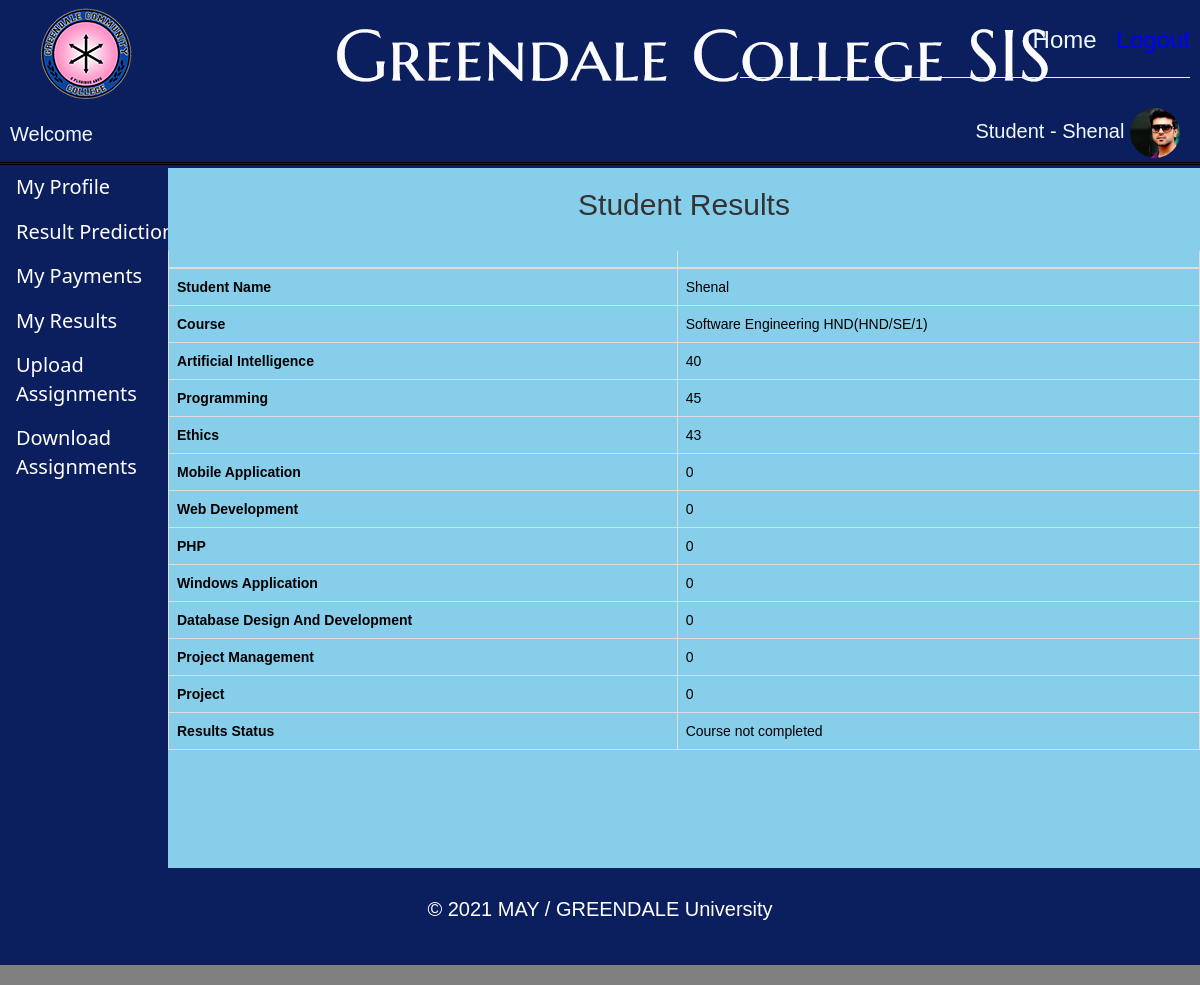
/studentviewresults.php (signed in), run on the app's committed database.
### tables this page shows
CREATE TABLE `students` (
  `student_id` int(255) NOT NULL,
  `batch_id` int(255) NOT NULL,
  `student_fname` varchar(1000) NOT NULL,
  `student_lname` varchar(1000) NOT NULL,
  `email` varchar(1000) NOT NULL,
  `birthday` varchar(1000) NOT NULL,
  `contactnumber` int(255) NOT NULL,
  `password` varchar(1000) NOT NULL,
  `NIC` int(255) NOT NULL,
  `picture` varchar(1000) NOT NULL,
  `parent_name` varchar(1000) NOT NULL
);

CREATE TABLE `course_details` (
  `course_id` int(255) NOT NULL,
  `course_name` varchar(1000) NOT NULL,
  `module_1` varchar(1000) NOT NULL,
  `module_2` varchar(1000) NOT NULL,
  `module_3` varchar(1000) NOT NULL,
  `module_4` varchar(1000) NOT NULL,
  `module_5` varchar(1000) NOT NULL,
  `module_6` varchar(1000) NOT NULL,
  `module_7` varchar(1000) NOT NULL,
  `module_8` varchar(1000) NOT NULL,
  `module_9` varchar(1000) NOT NULL,
  `module_10` varchar(1000) NOT NULL,
  `payment_1` int(255) NOT NULL,
  `payment_2` int(255) NOT NULL,
  `payment_3` int(255) NOT NULL,
  `payment_4` int(255) NOT NULL,
  `payment_5` int(255) NOT NULL
);

CREATE TABLE `student_batches` (
  `batch_id` int(255) NOT NULL,
  `course_id` int(11) DEFAULT NULL,
  `assignment_id` int(11) DEFAULT NULL,
  `batch_code` varchar(1000) NOT NULL,
  `batch_name` varchar(1000) NOT NULL
);

CREATE TABLE `students_results` (
  `studentresult_id` int(255) NOT NULL,
  `batch_id` int(255) NOT NULL,
  `student_id` int(255) NOT NULL,
  `subject1_results` int(11) NOT NULL,
  `subject2_results` int(11) NOT NULL,
  `subject3_results` int(11) NOT NULL,
  `subject4_results` int(255) NOT NULL,
  `subject5_results` int(255) NOT NULL,
  `subject6_results` int(255) NOT NULL,
  `subject7_results` int(255) NOT NULL,
  `subject8_results` int(255) NOT NULL,
  `subject9_results` int(255) NOT NULL,
  `subject10_results` int(255) NOT NULL,
  `final__status` set('Course completed','Course not completed') NOT NULL
);

### studentviewresults.php (the view, shortened to what this page needs)
<!DOCTYPE html>
<html lang="en">
  <head>
    <link href="css/bootstrap.min.css" rel="stylesheet">
	  <link href="css/style.css" rel="stylesheet">
  </head>
  <body style="background-color: grey; margin-top: -20px">
		   <?php
	include "DBconnection.php";
	if(!isset($_SESSION['name']))
	{
		header("location:loginindex.php");
	}
	else
	{
		$id = $_SESSION['id'];
		$result = mysqli_query($conn,"SELECT * FROM students WHERE student_id='" . $id."'");
		$row  = mysqli_fetch_array($result);
		if($row >0)
		{
		$fname =$row['student_fname'];
		$spic =$row['picture'];
		$bid = $_SESSION['bid'];
		$result = mysqli_query($conn,"SELECT * FROM student_batches WHERE batch_id ='" . $bid."'");
		$row  = mysqli_fetch_array($result);
		}
		if($row >0)
		{
		$batch_code =$row['batch_code'];
		$course_id =$row['course_id'];
		$result = mysqli_query($conn,"SELECT * FROM course_details WHERE course_id ='" . $course_id."'");
		$row  = mysqli_fetch_array($result);
		}
		if($row >0)
		{
		 $course_name =$row['course_name'];
		 $module_1 =$row['module_1'];
		 $module_2 =$row['module_2'];
		 $module_3 =$row['module_3'];
		 $module_4 =$row['module_4'];
		 $module_5 =$row['module_5'];
		 $module_6 =$row['module_6'];
		 $module_7 =$row['module_7'];
		 $module_8 =$row['module_8'];
		 $module_9 =$row['module_9'];
		 $module_10 =$row['module_10'];
		$id = $_SESSION['id'];
		$result = mysqli_query($conn,"SELECT * FROM students_results WHERE student_id ='" . $id."'");
		$row  = mysqli_fetch_array($result);
		}
		if($row >0)
		{
		$subjectoneresults =$row['subject1_results'];
		$subjecttworesults =$row['subject2_results'];
		$subjectthreeresults =$row['subject3_results'];
		$subjectfourresults =$row['subject4_results'];
		$subjectfiveresults =$row['subject5_results'];
		$subjectsixresults =$row['subject6_results'];
		$subjectsevenresults =$row['subject7_results'];
		$subjecteightresults =$row['subject8_results'];
		$subjectnineresults =$row['subject9_results'];
		$subjecttenresults =$row['subject10_results'];
		$status =$row['final__status'];
		}
	}
	  ?>
	  <div class="div_content_admin">
    <div class="header_admin">
<div style="margin-right:10px;vertical-align:bottom;">
    <table align="right" width="450">
        <tr><td>
        <div align="right" style="font-size:24px;padding-top:23px; ">
                 <a href="studentindex.php" style="color: aliceblue">Home</a> &nbsp;
                <a href="userLogout.php" style="color:blue">Logout</a>
			<hr>
			   <div align="right" style="font-size:20px; padding: 10px; color: aliceblue">
         Student - <?php echo $fname;?>
				   				    <img class="img-rounded" style="border-radius: 50%" width="50px" height="50px" src="studentImage/<?php echo $spic;?>">
        </div>
        </td></tr>
   </table>
</div>
	  </div>
		   <div class="div_header_title_admin">
     <div align="left" style="font-size:20px; padding: 10px; color: aliceblue">
         Welcome
            </div>
		</div>
		  <div class="mainframe"  style="background-color:#0b1f5f">
		  <div class="section1_admin" >
    		       <ul>
    		      <li><div><a href="studentmyprofile.php">My Profile</a></div></li>
			 	  <li><div><a href="studentresultsprediction.php"> Result Predictions</a></div></li>
			      <li><div><a href="studentviewpayments.php">My Payments</a></div></li>
			      <li><div><a href="studentviewresults.php">My Results</a></div></li>
			      <li><div><a href="studentuploadassignments.php">Upload Assignments</a></div></li>
			      <li><div><a href="studentdownloadassignments.php">Download Assignments</a></div></li>
			  </ul>
</div>
		  <div class="section2_admin" align="center">
<h2 align="center">Student Results</h2>
<table class="table table-bordered" align="center"  style="margin-top: -140px; color: black; font-size: 14px; border:10px ">
  <thead>
    <tr>
      <th scope="col"></th>
      <th scope="col"></th>
    </tr>
  </thead>
  <tbody>
    <tr>
      <th scope="row">Student Name</th>
      <td><?php echo $_SESSION['name'];?></td>
    </tr>
    <tr>
      <th scope="row">Course</th>
      <td><?php echo $course_name; ?>(<?php echo $batch_code; ?>)</td>
    </tr>
    <tr>
       <th scope="row"><?php echo $module_1 ; ?></th>
      <td><?php echo $subjectoneresults ; ?></td>
    </tr>
	      <tr>
      <th scope="row"><?php echo $module_2 ; ?></th>
      <td ><?php echo $subjecttworesults ; ?></td>
      <br>
    </tr>
	   <tr>
       <th scope="row"><?php echo $module_3 ; ?></th>
      <td ><?php echo $subjectthreeresults ; ?></td>
      <br>
    </tr>
	  <tr>
       <th scope="row"><?php echo $module_4 ; ?></th>
      <td> <?php echo $subjectfourresults ; ?></td>
    </tr>
	      <tr>
      <th scope="row"><?php echo $module_5 ; ?></th>
      <td ><?php echo $subjectfiveresults ; ?> </td>
      <br>
    </tr>
	   <tr>
       <th scope="row"><?php echo $module_6; ?></th>
      <td > <?php echo $subjectsixresults ; ?> </td>
      <br>
    </tr>
	  <tr>
      <th scope="row"> <?php echo $module_7; ?> </th>
      <td> <?php echo $subjectsevenresults ; ?> </td>
    </tr>
	      <tr>
      <th scope="row"><?php echo $module_8  ; ?></th>
      <td > <?php echo $subjecteightresults ; ?> </td>
      <br>
    </tr>
	   <tr>
      <th scope="row"><?php echo $module_9 ; ?></th>
      <td > <?php echo $subjectnineresults ; ?> </td>
      <br>
    </tr>
	  <tr>
      <th scope="row"><?php echo $module_10 ; ?></th>
      <td ><?php echo $subjecttenresults ; ?> </td>
      <br>
    </tr>
	   <tr>
      <th scope="row">Results Status</th>
      <td > <?php echo $status ; ?></td>
      <br>
    </tr>
  </tbody>
</table>
		  </div>
		  </div>
		 	   <div class="section3">
		 <p  align="center" style="color:  white; padding-top: 30px; font-size:20px " >© 2021 MAY / GREENDALE University</p>
		  </div>
  </body>
</html>

### css/style.css (style rules this page uses)
.header_admin { height: 110px; background-image: url("../photos/header_admin.jpg"); background-repeat: no-repeat; font-family: Arial, Helvetica, sans-serif; }
.div_content_admin { margin: auto; width: 100%; background: #FFF; }
.div_header_title_admin { height: 55px; background: #93bede; border-bottom: 3px double black; background-repeat: no-repeat; background-image: url("../photos/admintitle.jpg"); }
.mainframe { height: 700px; width: 100%; }
.section1_admin { width: 14%; float: left; background: #0b1f5f ; font-family:Segoe, "Segoe UI", "DejaVu Sans", "Trebuchet MS", Verdana, "sans-serif"; font-size: 20px; }
.section2_admin { float: right; width: 86%; height: 700px; background-color: skyblue; }
.section3 { width: 100%; height: 100px; background-image: url("../photos/sub4.jpg"); background-size: 100% 100px; margin-bottom: auto; }

### studentviewresults.php (style rules this page uses)
ul { list-style-type: none; margin: 0; padding: 0; width: 210px; background-color: #0b1f5f; }
li a { display: block; color: white; padding: 8px 16px; text-decoration: none; }
* { box-sizing: border-box; }
body { font-family: Verdana, sans-serif; }
img { vertical-align: middle; }

### data on the page
students: student_fname "Shenal", picture (picture)
course_details: course_name "Software Engineering HND", module_1 "Artificial Intelligence", module_2 "Programming", module_3 "Ethics", module_4 "Mobile Application", module_5 "Web Development", module_6 "PHP", module_7 "Windows Application", module_8 "Database Design And Development", module_9 "Project Management", module_10 "Project"
student_batches: batch_code "HND/SE/1"
students_results: subject1_results "40", subject2_results "45", subject3_results "43", subject4_results "0", subject5_results "0", subject6_results "0", subject7_results "0", subject8_results "0", subject9_results "0", subject10_results "0", final__status "Course not completed"

### other printed values
$_SESSION['name'] "Shenal"
